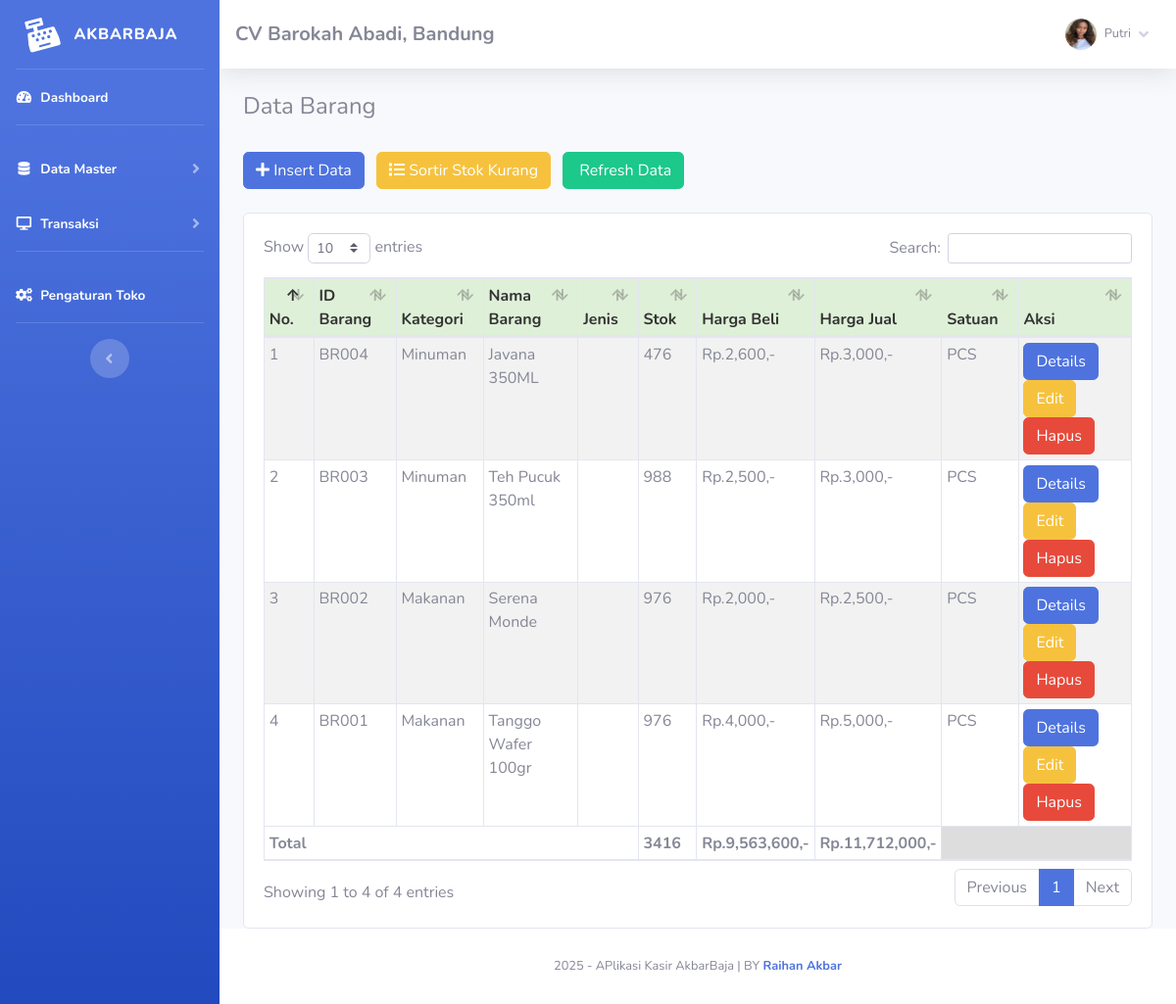
Screenshot of /index.php?page=barang (signed in) with the database file from the repository.
### tables this page shows
CREATE TABLE `toko` (
  `id_toko` int(11) NOT NULL,
  `nama_toko` varchar(255) NOT NULL,
  `alamat_toko` text NOT NULL,
  `tlp` varchar(255) NOT NULL,
  `nama_pemilik` varchar(255) NOT NULL
);

CREATE TABLE `member` (
  `id_member` int(11) NOT NULL,
  `nm_member` varchar(255) NOT NULL,
  `alamat_member` text NOT NULL,
  `telepon` varchar(255) NOT NULL,
  `email` varchar(255) NOT NULL,
  `gambar` text NOT NULL,
  `NIK` text NOT NULL
);

CREATE TABLE `barang` (
  `id` int(11) NOT NULL,
  `id_barang` varchar(255) NOT NULL,
  `id_kategori` int(11) NOT NULL,
  `nama_barang` text NOT NULL,
  `merk` varchar(255) NOT NULL,
  `harga_beli` varchar(255) NOT NULL,
  `harga_jual` varchar(255) NOT NULL,
  `satuan_barang` varchar(255) NOT NULL,
  `stok` text NOT NULL,
  `tgl_input` varchar(255) NOT NULL,
  `tgl_update` varchar(255) DEFAULT NULL
);

CREATE TABLE `kategori` (
  `id_kategori` int(11) NOT NULL,
  `nama_kategori` varchar(255) NOT NULL,
  `tgl_input` varchar(255) NOT NULL
);

### fungsi/view/view.php (called while the page is built, shortened)
<?php
class view
{
    protected $db;
    public function __construct($db)
    {
        $this->db = $db;
    }
    public function member_edit($id)
    {
        $sql = "select member.*, login.*
                from member inner join login on member.id_member = login.id_member
                where member.id_member= ?";
        $row = $this-> db -> prepare($sql);
        $row -> execute(array($id));
        $hasil = $row -> fetch();
        return $hasil;
    }
    public function toko()
    {
        $sql = "select*from toko where id_toko='1'";
        $row = $this-> db -> prepare($sql);
        $row -> execute();
        $hasil = $row -> fetch();
        return $hasil;
    }
    public function barang()
    {
        $sql = "select barang.*, kategori.id_kategori, kategori.nama_kategori
                from barang inner join kategori on barang.id_kategori = kategori.id_kategori
                ORDER BY id DESC";
        $row = $this-> db -> prepare($sql);
        $row -> execute();
        $hasil = $row -> fetchAll();
        return $hasil;
    }
}

### admin/module/barang/index.php (the view, shortened to what this page needs)
   <h4>Data Barang</h4>
   <br />
   <button type="button" class="btn btn-primary btn-md mr-2" data-toggle="modal" data-target="#myModal">
       <i class="fa fa-plus"></i> Insert Data</button>
   <a href="index.php?page=barang&stok=yes" class="btn btn-warning btn-md mr-2">
       <i class="fa fa-list"></i> Sortir Stok Kurang</a>
   <a href="index.php?page=barang" class="btn btn-success btn-md">
       <i class="fa fa-refresh"></i> Refresh Data</a>
   <br />
   <div class="card card-body">
       <div class="table-responsive">
           <table class="table table-bordered table-striped table-sm" id="example1">
               <thead>
                   <tr style="background:#DFF0D8;color:#333;">
                       <th>No.</th>
                       <th>ID Barang</th>
                       <th>Kategori</th>
                       <th>Nama Barang</th>
                       <th>Jenis</th>
                       <th>Stok</th>
                       <th>Harga Beli</th>
                       <th>Harga Jual</th>
                       <th>Satuan</th>
                       <th>Aksi</th>
                   </tr>
               </thead>
               <tbody>
                   <?php
	$totalBeli = 0;
	$totalJual = 0;
	$totalStok = 0;
	if($_GET['stok'] == 'yes')
	{
		$hasil = $lihat -> barang_stok();
	}else{
		$hasil = $lihat -> barang();
	}
	$no=1;
	foreach($hasil as $isi) {
?>
                   <tr>
                       <td><?php echo $no;?></td>
                       <td><?php echo $isi['id_barang'];?></td>
                       <td><?php echo $isi['nama_kategori'];?></td>
                       <td><?php echo $isi['nama_barang'];?></td>
                       <td><?php echo $isi['jenis'];?></td>
                       <td>
                           <?php if($isi['stok'] == '0'){?>
                           <button class="btn btn-danger"> Habis</button>
                           <?php }else{?>
                           <?php echo $isi['stok'];?>
                           <?php }?>
                       </td>
                       <td>Rp.<?php echo number_format($isi['harga_beli']);?>,-</td>
                       <td>Rp.<?php echo number_format($isi['harga_jual']);?>,-</td>
                       <td> <?php echo $isi['satuan_barang'];?></td>
                       <td>
                           <a href="index.php?page=barang/details&barang=<?php echo $isi['id_barang'];?>"><button
                                   class="btn btn-primary btn-xs">Details</button></a>
                           <a href="index.php?page=barang/edit&barang=<?php echo $isi['id_barang'];?>"><button
                                   class="btn btn-warning btn-xs">Edit</button></a>
                           <a href="fungsi/hapus/hapus.php?barang=hapus&id=<?php echo $isi['id_barang'];?>"
                               onclick="javascript:return confirm('Hapus Data barang ?');"><button
                                   class="btn btn-danger btn-xs">Hapus</button></a>
                   </tr>
                   <?php
		$no++;
		$totalBeli += $isi['harga_beli'] * $isi['stok'];
		$totalJual += $isi['harga_jual'] * $isi['stok'];
		$totalStok += $isi['stok'];
	}
?>
               </tbody>
               <tfoot>
                   <tr>
                       <th colspan="5">Total </td>
                       <th><?php echo $totalStok;?></td>
                       <th>Rp.<?php echo number_format($totalBeli);?>,-</td>
                       <th>Rp.<?php echo number_format($totalJual);?>,-</td>
                       <th colspan="2" style="background:#ddd"></th>
                   </tr>
               </tfoot>
           </table>
       </div>
   </div>

### index.php (shortened to what this page needs)
<?php
	if(!empty($_SESSION['admin'])){
		require 'config.php';
		$lihat = new view($config);
		$toko = $lihat -> toko();
			include 'admin/template/header.php';
			include 'admin/template/sidebar.php';
				if(!empty($_GET['page'])){
					include 'admin/module/'.$_GET['page'].'/index.php';
				}else{
					include 'admin/template/home.php';
				}
			include 'admin/template/footer.php';
	}else{
		echo '<script>window.location="login.php";</script>';
		exit;
	}
?>

### admin/template/header.php (shortened to what this page needs)
<!DOCTYPE html>
<html lang="en">
<head>
    <link href="sb-admin/vendor/fontawesome-free/css/all.min.css" rel="stylesheet" type="text/css">
    <link href="sb-admin/css/sb-admin-2.min.css" rel="stylesheet">
    <link rel="stylesheet" href="sb-admin/vendor/datatables/dataTables.bootstrap4.css" />
</head>
<body id="page-top">
    <div id="wrapper">

### admin/template/sidebar.php (shortened to what this page needs)
<?php
    $id = $_SESSION['admin']['id_member'];
    $hasil_profil = $lihat -> member_edit($id);
?>
<ul class="navbar-nav bg-gradient-primary sidebar sidebar-dark accordion" id="accordionSidebar">
    <a class="sidebar-brand d-flex align-items-center justify-content-center" href="index.php">
        <div class="sidebar-brand-icon rotate-n-15">
            <i class="fas fa-cash-register"></i>
        </div>
        <div class="sidebar-brand-text mx-3">AkbarBaja<sup></sup></div>
    </a>
    <hr class="sidebar-divider my-0">
    <li class="nav-item active">
        <a class="nav-link" href="index.php">
            <i class="fas fa-fw fa-tachometer-alt"></i>
            <span>Dashboard</span></a>
    </li>
    <hr class="sidebar-divider">
    <li class="nav-item active">
        <a class="nav-link collapsed" href="#" data-toggle="collapse" data-target="#collapseTwo" aria-expanded="true"
            aria-controls="collapseTwo">
            <i class="fas fa-fw fa-database"></i>
            <span>Data Master</span>
        </a>
    </li>
    <li class="nav-item active">
        <a class="nav-link collapsed" href="#" data-toggle="collapse" data-target="#collapse3" aria-expanded="true"
            aria-controls="collapse3">
            <i class="fas fa-fw fa-desktop"></i>
            <span>Transaksi</span>
        </a>
    </li>
    <hr class="sidebar-divider">
    <li class="nav-item active">
        <a class="nav-link" href="index.php?page=pengaturan">
            <i class="fas fa-fw fa-cogs"></i>
            <span>Pengaturan Toko</span></a>
    </li>
    <hr class="sidebar-divider d-none d-md-block">
    <div class="text-center d-none d-md-inline">
        <button class="rounded-circle border-0" id="sidebarToggle"></button>
    </div>
</ul>
<div id="content-wrapper" class="d-flex flex-column">
    <div id="content">
        <nav class="navbar navbar-expand navbar-light bg-white topbar mb-4 static-top shadow">
            <h5 class="d-lg-block d-none mt-2"><b><?php echo $toko['nama_toko'];?>, <?php echo $toko['alamat_toko'];?></b></h5>
            <ul class="navbar-nav ml-auto">
                <li class="nav-item dropdown no-arrow">
                    <a class="nav-link dropdown-toggle" href="#" id="userDropdown" role="button" data-toggle="dropdown"
                        aria-haspopup="true" aria-expanded="false">
                        <img class="img-profile rounded-circle"
                            src="assets/img/user/<?php echo $hasil_profil['gambar'];?>">
                        <span
                            class="mr-2 d-none d-lg-inline text-gray-600 small ml-2"><?php echo $hasil_profil['nm_member'];?></span>
                        <i class="fas fa-angle-down"></i>
                    </a>
                </li>
            </ul>
        </nav>
        <div class="container-fluid">

### admin/template/footer.php (shortened to what this page needs)
 </div>
 </div>
 <footer class="sticky-footer bg-white">
     <div class="container my-auto">
         <div class="copyright text-center my-auto">
             <span>
                 <?php echo date('Y');?> - APlikasi Kasir AkbarBaja |
                 BY <b><a href="https://www.instagram.com/rr_akbaar/" target="_blank">Raihan Akbar</a></b>
             </span>
         </div>
     </div>
 </footer>
 </div>
 </div>
</body>
</html>

### rows the page displays
toko: nama_toko "CV Barokah Abadi", alamat_toko "Bandung"
barang: id_barang "BR004", id_kategori.nama_kategori "Minuman", nama_barang "Javana 350ML", stok "476", harga_beli "2,600", harga_jual "3,000", satuan_barang "PCS"
barang: id_barang "BR003", id_kategori.nama_kategori "Minuman", nama_barang "Teh Pucuk 350ml", stok "988", harga_beli "2,500", harga_jual "3,000", satuan_barang "PCS"
barang: id_barang "BR002", id_kategori.nama_kategori "Makanan", nama_barang "Serena Monde", stok "976", harga_beli "2,000", harga_jual "2,500", satuan_barang "PCS"
barang: id_barang "BR001", id_kategori.nama_kategori "Makanan", nama_barang "Tanggo Wafer 100gr", stok "976", harga_beli "4,000", harga_jual "5,000", satuan_barang "PCS"

### other values shown
$hasil_profil['nm_member'] "Putri"
$totalStok "3416"
$totalBeli "9,563,600"
$totalJual "11,712,000"
